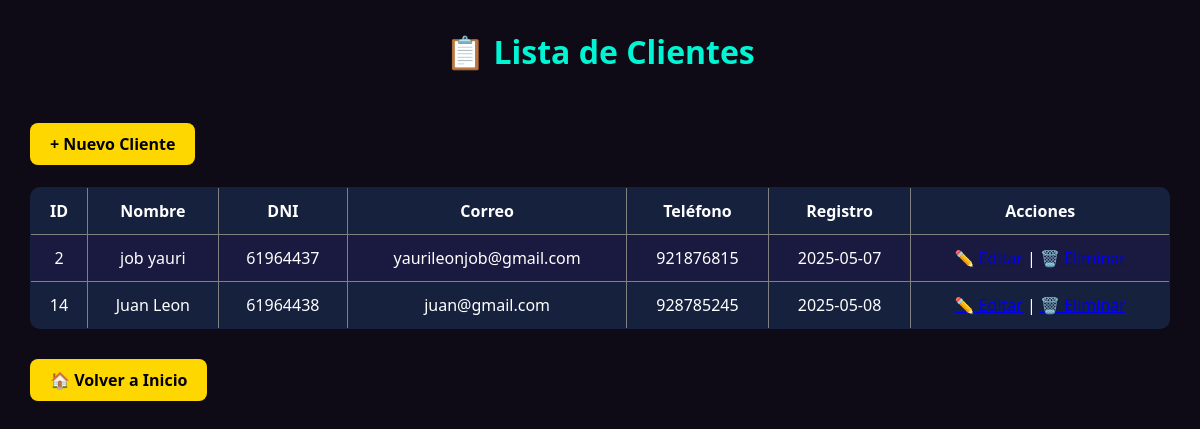
/clientes/listar_clientes.php, run on an earlier commit of the app's database.
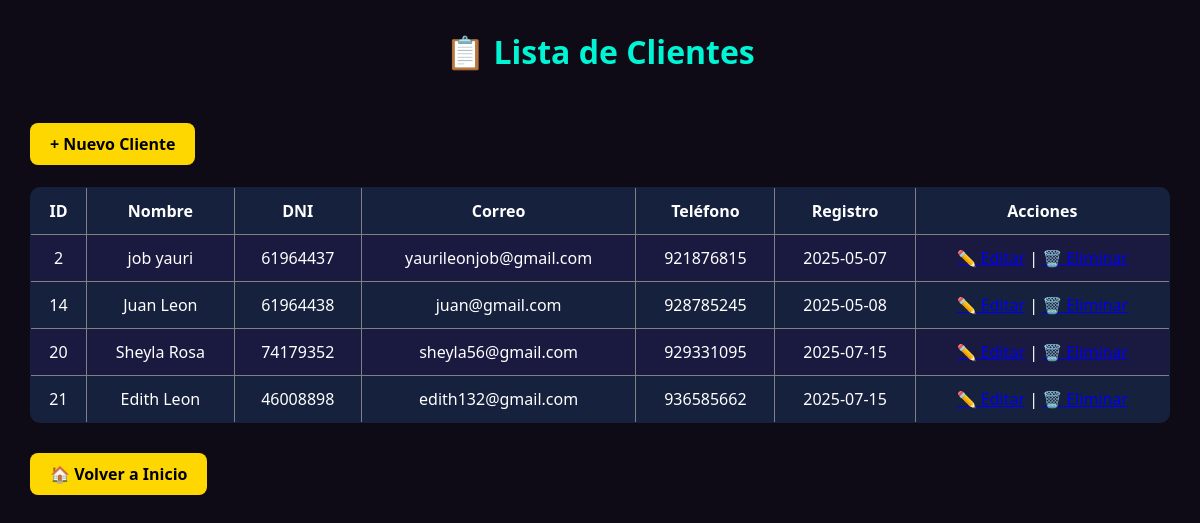
And on a later commit of the database.
### tables this page shows
CREATE TABLE `clientes` (
  `id` int(11) NOT NULL,
  `nombre` varchar(100) DEFAULT NULL,
  `apellido` varchar(100) DEFAULT NULL,
  `dni` varchar(15) DEFAULT NULL,
  `email` varchar(100) DEFAULT NULL,
  `telefono` varchar(20) DEFAULT NULL,
  `fecha_registro` date DEFAULT NULL,
  `preferencias` text DEFAULT NULL,
  `segmento` varchar(100) NOT NULL
);

### clientes/listar_clientes.php (the view, shortened to what this page needs)
<head>
  <link rel="stylesheet" href="../css/lista_cliente.css">
  <link rel="stylesheet" href="../css/btns.css">
</head>
<body>
<?php
$conexion = new mysqli("localhost", "root", "", "atlantic_city_db");
$resultado = $conexion->query("SELECT * FROM clientes");
echo "<h1>📋 Lista de Clientes</h1>";
echo "<a href='registrar_cliente.html' class='btn'>+ Nuevo Cliente</a><br><br>";
echo "<table border='1' cellpadding='10'>
<tr><th>ID</th><th>Nombre</th><th>DNI</th><th>Correo</th><th>Teléfono</th><th>Registro</th><th>Acciones</th></tr>";
while ($fila = $resultado->fetch_assoc()) {
  echo "<tr>
    <td>{$fila['id']}</td>
    <td>{$fila['nombre']} {$fila['apellido']}</td>
    <td>{$fila['dni']}</td>
    <td>{$fila['email']}</td>
    <td>{$fila['telefono']}</td>
    <td>{$fila['fecha_registro']}</td>
    <td>
      <a href='editar_cliente.php?id={$fila['id']}'>✏️ Editar</a> |
      <a href='eliminar_cliente.php?id={$fila['id']}' onclick=\"return confirm('¿Seguro que deseas eliminar este cliente?');\">🗑️ Eliminar</a>
    </td>
  </tr>";
}
echo "</table>";
echo "<a href='../index.html' class='btn'>🏠 Volver a Inicio";
?>
</body>
</html>

### css/lista_cliente.css (style rules this page uses)
body { font-family: 'Segoe UI', sans-serif; background: #0e0b16; color: #ffffff; margin: 0; padding: 30px; }
h1 { text-align: center; color: #00f5d4; margin-bottom: 20px; }
table { width: 100%; border-collapse: collapse; background: #16213e; border-radius: 10px; overflow: hidden; }
th, td { padding: 12px; text-align: center; }
tr:nth-child(even) { background-color: #1a1a40; }

### css/btns.css (style rules this page uses)
.btn { display: inline-block; background-color: gold; color: black; padding: 10px 20px; border-radius: 8px; text-decoration: none; font-weight: bold; transition: 0.3s; text-align: center; margin-top: 30px; }

What changed in the data, as far as the page shows it:
added clientes: id "20", nombre "Sheyla", apellido "Rosa", dni "74179352", email "sheyla56@gmail.com", telefono "929331095", fecha_registro "2025-07-15"
added clientes: id "21", nombre "Edith", apellido "Leon", dni "46008898", email "edith132@gmail.com", telefono "936585662", fecha_registro "2025-07-15"
